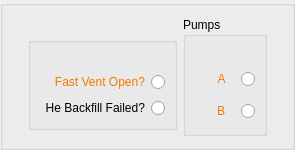
           <widget class="QGroupBox" name="groupBox_27">
            <property name="enabled">
             <bool>true</bool>
            </property>
            <property name="title">
             <string/>
            </property>
            <layout class="QGridLayout" name="gridLayout_101">
             <property name="leftMargin">
              <number>25</number>
             </property>
             <property name="rightMargin">
              <number>25</number>
             </property>
             <item row="0" column="1" rowspan="3">
              <widget class="QGroupBox" name="groupBox_30">
               <property name="title">
                <string>Pumps</string>
               </property>
               <layout class="QGridLayout" name="gridLayout_102">
                <item row="3" column="0">
                 <widget class="QRadioButton" name="rb_pumpB_slow">
                  <property name="enabled">
                   <bool>true</bool>
                  </property>
                  <property name="sizePolicy">
                   <sizepolicy hsizetype="Preferred" vsizetype="Preferred">
                    <horstretch>0</horstretch>
                    <verstretch>0</verstretch>
                   </sizepolicy>
                  </property>
                  <property name="layoutDirection">
                   <enum>Qt::RightToLeft</enum>
                  </property>
                  <property name="styleSheet">
                   <string notr="true">color: rgb(245, 121, 0);
font: 18pt &quot;Cantarell&quot;;</string>
                  </property>
                  <property name="text">
                   <string>     B   </string>
                  </property>
                  <property name="autoExclusive">
                   <bool>false</bool>
                  </property>
                 </widget>
                </item>
                <item row="1" column="0">
                 <widget class="QLabel" name="label_147">
                  <property name="sizePolicy">
                   <sizepolicy hsizetype="Fixed" vsizetype="Fixed">
                    <horstretch>0</horstretch>
                    <verstretch>0</verstretch>
                   </sizepolicy>
                  </property>
                  <property name="text">
                   <string/>
                  </property>
                 </widget>
                </item>
                <item row="2" column="0">
                 <widget class="QRadioButton" name="rb_pumpA_slow">
                  <property name="enabled">
                   <bool>true</bool>
                  </property>
                  <property name="sizePolicy">
                   <sizepolicy hsizetype="Preferred" vsizetype="Preferred">
                    <horstretch>0</horstretch>
                    <verstretch>0</verstretch>
                   </sizepolicy>
                  </property>
                  <property name="layoutDirection">
                   <enum>Qt::RightToLeft</enum>
                  </property>
                  <property name="styleSheet">
                   <string notr="true">color: rgb(245, 121, 0);
font: 18pt &quot;Cantarell&quot;;</string>
                  </property>
                  <property name="text">
                   <string>     A   </string>
                  </property>
                  <property name="autoExclusive">
                   <bool>false</bool>
                  </property>
                 </widget>
                </item>
               </layout>
              </widget>
             </item>
             <item row="0" column="0">
              <widget class="QLabel" name="label_144">
               <property name="sizePolicy">
                <sizepolicy hsizetype="Fixed" vsizetype="Fixed">
                 <horstretch>0</horstretch>
                 <verstretch>0</verstretch>
                </sizepolicy>
               </property>
               <property name="text">
                <string/>
               </property>
              </widget>
             </item>
             <item row="1" column="0">
              <widget class="QGroupBox" name="groupBox_28">
               <property name="title">
                <string/>
               </property>
               <layout class="QGridLayout" name="gridLayout_89">
                <item row="1" column="0">
                 <widget class="QRadioButton" name="rb_fast_vent">
                  <property name="enabled">
                   <bool>true</bool>
                  </property>
                  <property name="sizePolicy">
                   <sizepolicy hsizetype="Preferred" vsizetype="Preferred">
                    <horstretch>0</horstretch>
                    <verstretch>0</verstretch>
                   </sizepolicy>
                  </property>
                  <property name="layoutDirection">
                   <enum>Qt::RightToLeft</enum>
                  </property>
                  <property name="styleSheet">
                   <string notr="true">color: rgb(245, 121, 0);</string>
                  </property>
                  <property name="text">
                   <string>Fast Vent Open?</string>
                  </property>
                  <property name="checkable">
                   <bool>true</bool>
                  </property>
                  <property name="autoExclusive">
                   <bool>false</bool>
                  </property>
                 </widget>
                </item>
                <item row="0" column="0">
                 <widget class="QLabel" name="label_145">
                  <property name="sizePolicy">
                   <sizepolicy hsizetype="Fixed" vsizetype="Fixed">
                    <horstretch>0</horstretch>
                    <verstretch>0</verstretch>
                   </sizepolicy>
                  </property>
                  <property name="text">
                   <string/>
                  </property>
                 </widget>
                </item>
                <item row="2" column="0">
                 <widget class="QRadioButton" name="rb_he_backfill_fail">
                  <property name="enabled">
                   <bool>true</bool>
                  </property>
                  <property name="sizePolicy">
                   <sizepolicy hsizetype="Preferred" vsizetype="Preferred">
                    <horstretch>0</horstretch>
                    <verstretch>0</verstretch>
                   </sizepolicy>
                  </property>
                  <property name="layoutDirection">
                   <enum>Qt::RightToLeft</enum>
                  </property>
                  <property name="styleSheet">
                   <string notr="true">color: rgb(245, 121, 0);

indicator {
    border: 3px solid rgb(52, 59, 72);
	width: 15px;
	height: 15px;
	border-radius: 10px;
    background: rgb(255, 255, 0);
}</string>
                  </property>
                  <property name="text">
                   <string>He Backfill Failed?</string>
                  </property>
                  <property name="autoExclusive">
                   <bool>false</bool>
                  </property>
                 </widget>
                </item>
               </layout>
              </widget>
             </item>
            </layout>
           </widget>
